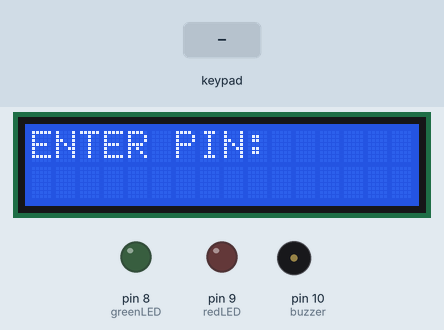
Simulated run of this sketch. Board: Arduino Uno, built with avr-gcc and run on an emulated ATmega328P. On the bench: 16×2 character LCD, output pins drawn as LEDs (lit = HIGH), buzzer (waves = sounding). The test bench sets the inputs (shaded band).

Above: at 1.2 s.
1.3 s: keypad keys 1 2 3 4 pressed 0.4 s apart
At 2.8 s:
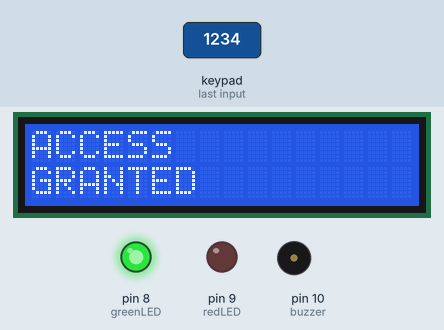
5.9 s: keypad keys 1 3 9 7 pressed 0.4 s apart
At 7.9 s:
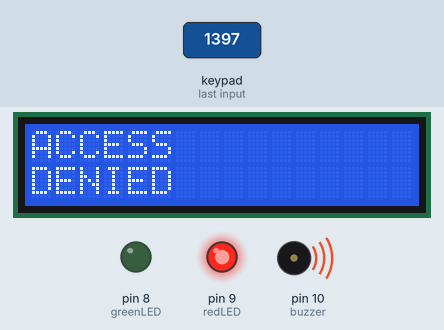
10.5 s: key '1' pressed
At 10.9 s:
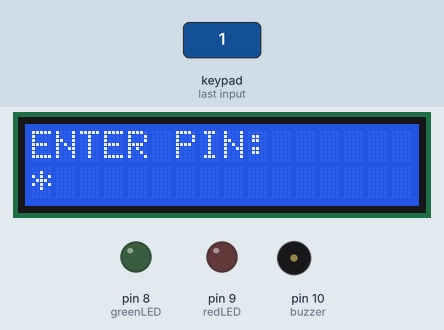
12.0 s: key '2' pressed
At 13.3 s:
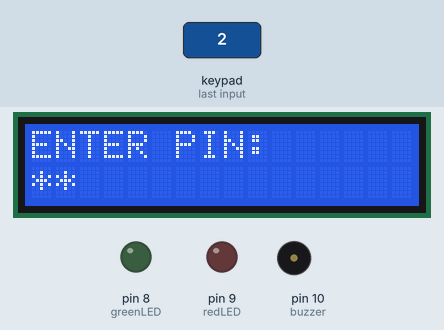
Timing chart, 0 to 14.5 s (numbered marks = the images above; inputs shaded):
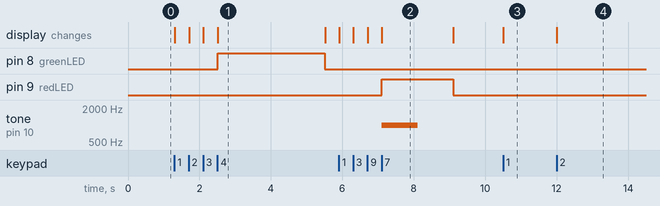

Measured:
- after the input at 1.3 s, pin 8 (greenLED): LOW → HIGH after 1.2 s, → LOW 3.0 s later; the display: first changes at once (image 1 shows a later state)
- after the input at 5.9 s, pin 9 (redLED): LOW → HIGH after 1.2 s, → LOW 2.0 s later; tone on pin 10 (buzzer): silent → 1000 Hz after 1.2 s, → silent 1.0 s later; the display: first changes at once (image 2 shows a later state)
- after the input at 10.5 s, the display: changes at once (image 3)
- after the input at 12.0 s, the display: changes at once (image 4)
- what the display in image 1 shows lasts 3.0 s, from 2.5 s to 5.5 s
- what the display in image 2 shows lasts 2.0 s, from 7.1 s to 9.1 s

The sketch:

keypad_lcd_access.ino
```cpp
#include <Keypad.h>
#include <LiquidCrystal.h>

LiquidCrystal lcd(12, 11, 5, 4, 3, 2);

const byte ROWS = 4;
const byte COLS = 4;

char keys[ROWS][COLS] = {
  {'1','2','3','A'},
  {'4','5','6','B'},
  {'7','8','9','C'},
  {'*','0','#','D'}
};

byte rowPins[ROWS] = {A0, A1, A2, A3};
byte colPins[COLS] = {A4, A5, 6, 7};

Keypad keypad = Keypad(makeKeymap(keys), rowPins, colPins, ROWS, COLS);

const int greenLED = 8;
const int redLED = 9;
const int buzzer = 10;

String correctPIN = "1234";
String enteredPIN = "";

int attempts = 0;
bool locked = false;
unsigned long lockTime = 0;

void setup() {

  lcd.begin(16,2);

  pinMode(greenLED, OUTPUT);
  pinMode(redLED, OUTPUT);
  pinMode(buzzer, OUTPUT);

  lcd.print("ENTER PIN:");
}

void loop() {

  if(locked){

    if(millis()-lockTime>=10000){

      locked=false;
      attempts=0;

      lcd.clear();
      lcd.print("ENTER PIN:");
    }

    return;
  }

  char key = keypad.getKey();

  if(key){

    if(isDigit(key)){

      enteredPIN += key;
      lcd.setCursor(0,1);

      for(int i=0;i<enteredPIN.length();i++)
        lcd.print("*");
    }

    if(enteredPIN.length()==4){

      lcd.clear();

      if(enteredPIN==correctPIN){

        lcd.print("ACCESS");
        lcd.setCursor(0,1);
        lcd.print("GRANTED");

        digitalWrite(greenLED,HIGH);

        delay(3000);

        digitalWrite(greenLED,LOW);

        attempts=0;

      }

      else{

        lcd.print("ACCESS");
        lcd.setCursor(0,1);
        lcd.print("DENIED");

        digitalWrite(redLED,HIGH);

        tone(buzzer,1000,1000);

        delay(2000);

        digitalWrite(redLED,LOW);

        attempts++;

        if(attempts>=3){

          locked=true;

          lockTime=millis();

          lcd.clear();
          lcd.print("LOCKED");
          lcd.setCursor(0,1);
          lcd.print("10 SECONDS");
        }
      }

      enteredPIN="";

      if(!locked){

        lcd.clear();
        lcd.print("ENTER PIN:");
      }
    }
  }
}
```
